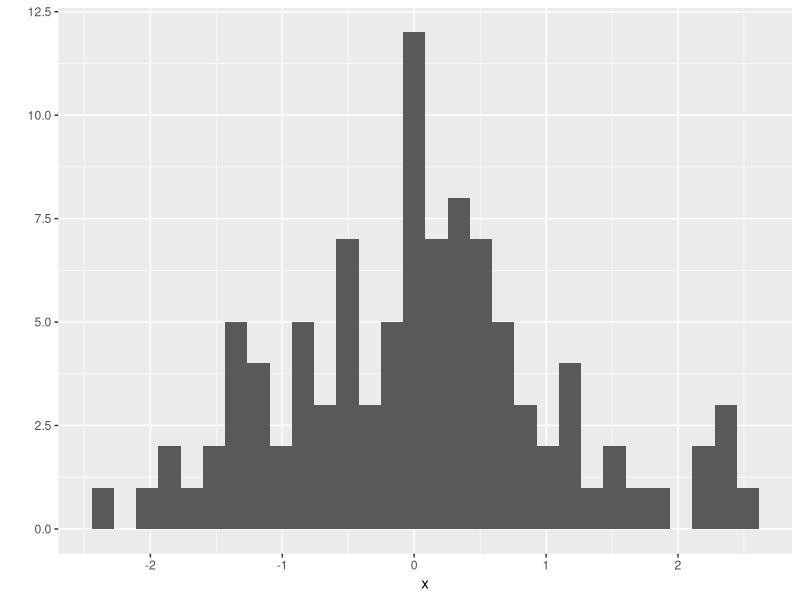
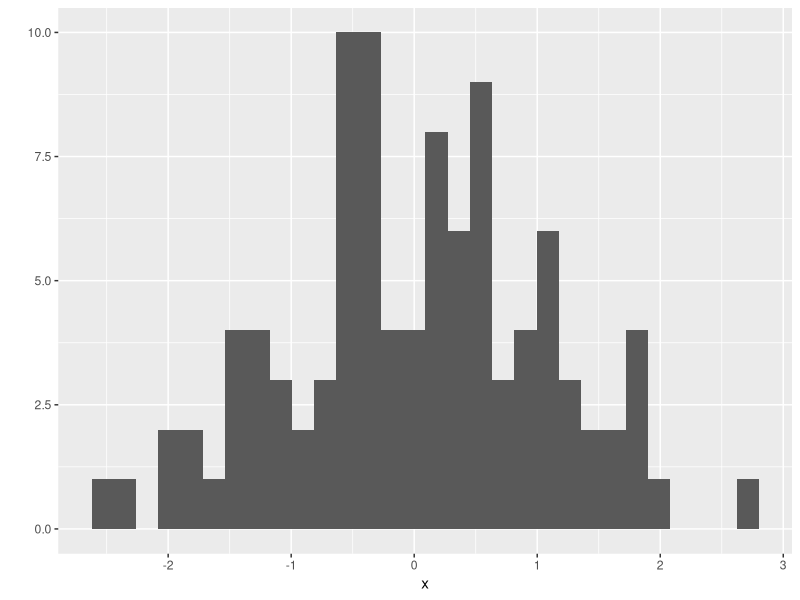

Write the R code that produced these figures, in order. (Note: this script raises an error after producing the figures.)
## ---- chunk 1
5 + 9
## ---- chunk 2
a <- factorial(4)
b <- 2^3
a + b + choose(n = 4, k = 2)
## ---- chunk 3
a <- 1 / 0
a
## ---- chunk 4
1 / (Inf - 9)
## ---- chunk 5
atan(Inf)
## ---- chunk 6
pi / 2
## ---- chunk 7
0 / 0
## ---- chunk 8
is.na(0 / 0)
is.nan(0 / 0)

a <- NA
is.na(a)
is.nan(a)
## ---- chunk 9
a <- 3:10
a
## ---- chunk 10
b <- rep(777, times = 5)
b
## ---- chunk 11
vect <- c(5, -4, 1)
vect
## ---- chunk 12
sum(vect)
## ---- chunk 13
mean(vect)
## ---- chunk 14
v_na <- c(1, 2, 3, NA)
mean(v_na)
mean(v_na, na.rm = TRUE)
## ---- chunk 15
length(b)
## ---- chunk 16
# случайная выборка из 40 равномерно распределённых на [-3;1] чисел:
s <- runif(40, min = -3, max = 1)
b <- s[s > 0] # отбираем те s, что больше нуля
b
## ---- chunk 17
s > 0
## ---- chunk 18
s[6:20]
## ---- chunk 19
s[c(5, 7, 13)]
## ---- chunk 20
sum(s > 0)
## ---- chunk 21
0.4 + 0.1 == 0.5
## ---- chunk 22
0.4 - 0.1 == 0.3
## ---- chunk 23
all.equal(0.4 - 0.1, 0.3)
## ---- chunk 24
library("ggplot2")
## ---- chunk 25
x <- rnorm(100)
qplot(x)
## ---- chunk 26
x <- rnorm(100)
ggplot2::qplot(x)
## ---- chunk 27
library("tidyverse")
## ---- chunk 28
cos(sin(abs(10)))
## ---- chunk 29
10 %>% abs() %>% sin() %>% cos()
## ---- chunk 30
cars2 <- data.table(cars)
## ---- chunk 31
str(mtcars)
## ---- chunk 32
glimpse(mtcars)
## ---- chunk 33
glance(mtcars)
## ---- chunk 34
tidy(mtcars)
## ---- chunk 35
library("psych")
describe(mtcars)
## ---- chunk 36
head(cars)
cars_filtered <- filter(cars, speed > 10, dist < 20)
head(cars_filtered)
## ---- chunk 37
cars_filtered <- cars %>% filter(speed > 10, dist < 20)
## ---- chunk 38
cars_filtered <- cars2[speed > 10 & dist < 20]
## ---- chunk 39
mtcars2 <- select(mtcars, cylinder = cyl, mpg = mpg, carburator = carb)
## ---- chunk 40
mtcars2 <- mtcars %>%
  select(cylinder = cyl, mpg = mpg, carburator = carb)
## ---- chunk 41
s <- rnorm(100)
qplot(factor(s), xlab = "Значение",
ylab = "Количество", main = "Гистограмма")
## ---- chunk 42
s_df <- data.frame(s)
ggplot(s_df) + geom_bar(aes(factor(s))) +
labs(x = "Значение", y = "Количество", title = "Гистограмма")
## ---- chunk 43
x <- rnorm(500) # 500 нормальных величин со средним 0 и дисперсией 1
y <- rnorm(500) # 500 нормальных величин со средним 0 и дисперсией 1
qplot(x, y, main = "Точечки")
## ---- chunk 44
xy_df <- data.frame(x = x, y = y)
ggplot(xy_df) + geom_point(aes(x, y)) + labs(title = "Точечки")
